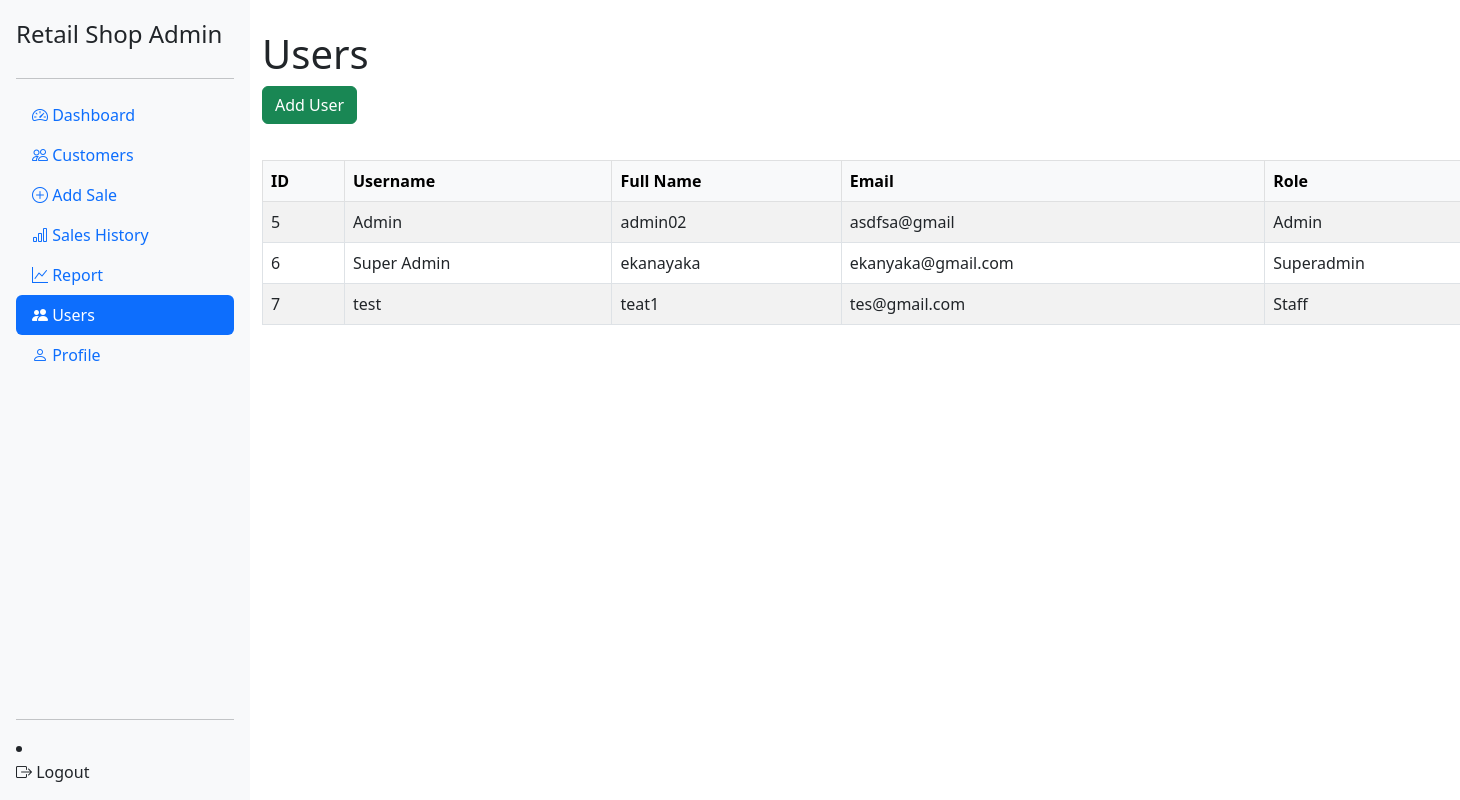
The page /users.php on the database its author committed.
### tables this page shows
CREATE TABLE `users` (
  `id` int(11) NOT NULL,
  `username` varchar(50) NOT NULL,
  `password` varchar(255) NOT NULL,
  `role` varchar(20) NOT NULL,
  `full_name` varchar(100) DEFAULT NULL,
  `email` varchar(100) DEFAULT NULL,
  `phone` varchar(30) DEFAULT NULL,
  `mobile` varchar(30) DEFAULT NULL,
  `address` varchar(255) DEFAULT NULL
);

### users.php (the view, shortened to what this page needs)
<?php
$conn = new mysqli('localhost', 'root', '', 'retail_db');
$conn->query("CREATE TABLE IF NOT EXISTS users (
  id INT AUTO_INCREMENT PRIMARY KEY,
  username VARCHAR(50) NOT NULL,
  password VARCHAR(255) NOT NULL,
  role VARCHAR(20) NOT NULL,
  full_name VARCHAR(100),
  email VARCHAR(100),
  phone VARCHAR(30),
  mobile VARCHAR(30),
  address VARCHAR(255)
)");
$users = $conn->query("SELECT * FROM users ORDER BY id ASC");
?>
<!DOCTYPE html>
<html>
<head>
  <link rel="stylesheet" href="style.css">
  <link href="https://cdn.jsdelivr.net/npm/bootstrap@5.3.0/dist/css/bootstrap.min.css" rel="stylesheet">
  <link rel="stylesheet" href="https://cdn.jsdelivr.net/npm/bootstrap-icons@1.10.5/font/bootstrap-icons.css">
</head>
<body>
<?php include 'navbar.php'; ?>
<div class="container-fluid" style="margin-left:250px; padding-top: 30px;">
  <h1>Users</h1>
  <button class="btn btn-success mb-3" data-bs-toggle="modal" data-bs-target="#addUserModal">Add User</button>
  <table class="table table-bordered table-striped">
    <thead class="table-light">
      <tr><th>ID</th><th>Username</th><th>Full Name</th><th>Email</th><th>Role</th><th>Actions</th></tr>
    </thead>
    <tbody>
      <?php while($row = $users->fetch_assoc()): ?>
        <tr>
          <td><?= $row['id'] ?></td>
          <td><?= htmlspecialchars($row['username']) ?></td>
          <td><?= htmlspecialchars($row['full_name']) ?></td>
          <td><?= htmlspecialchars($row['email']) ?></td>
          <td><?= htmlspecialchars(ucfirst($row['role'])) ?></td>
        </tr>
      <?php endwhile; ?>
    </tbody>
  </table>
</div>
</body>
</html>

### style.css (style rules this page uses)
body { font-family: Arial; margin: 0; padding: 0; background: #f4f4f4; }
h1, h2 { color: #333; }
table { width: 100%; border-collapse: collapse; margin-top: 20px; background: #fff; }
th, td { padding: 10px; border: 1px solid #ccc; text-align: left; }
button { padding: 8px 12px; background: #319DEB; color: #fff; border: none; cursor: pointer; }

### rows shown on the page
users: id "5", username "Admin", full_name "admin02", email "asdfsa@gmail", role "Admin"
users: id "6", username "Super Admin", full_name "ekanayaka", email "ekanyaka@gmail.com", role "Superadmin"
users: id "7", username "test", full_name "teat1", email "tes@gmail.com", role "Staff"
